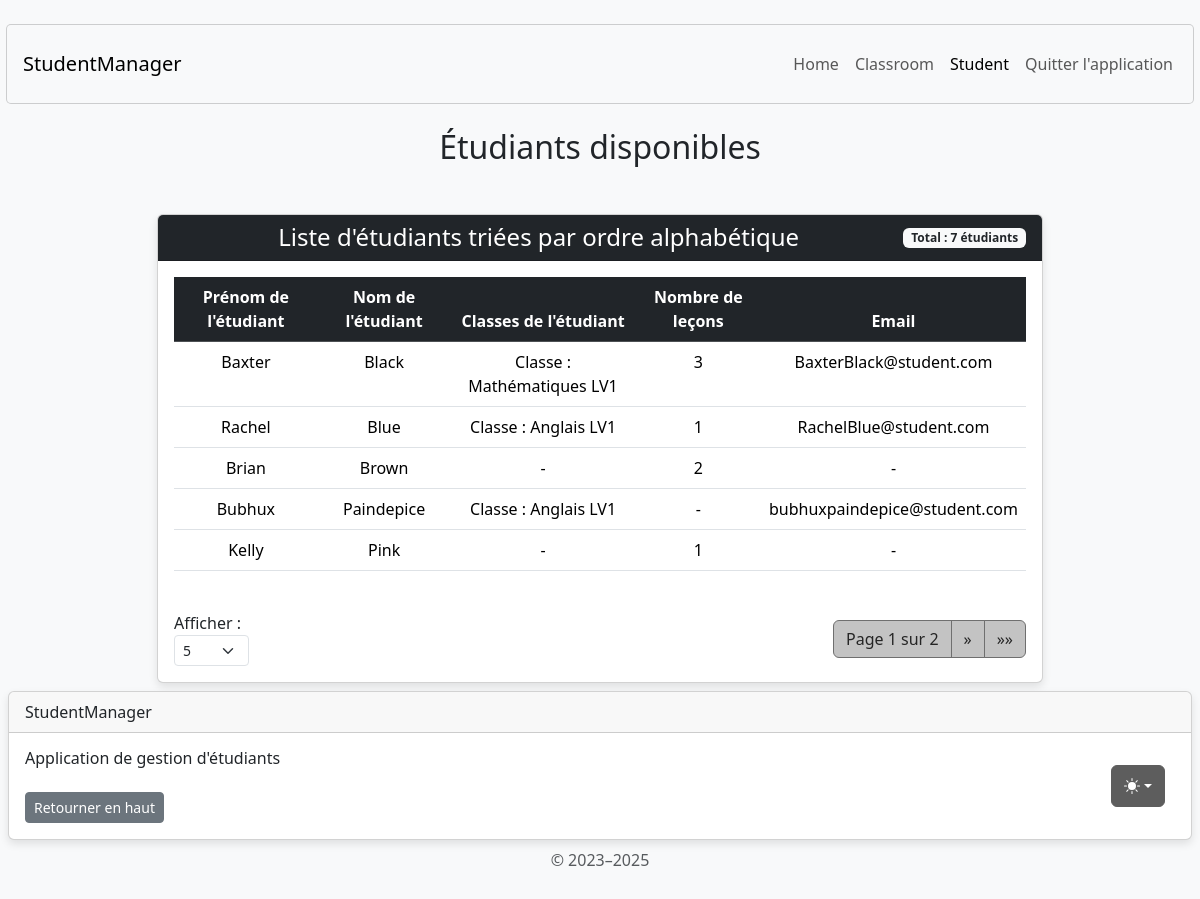
The app's page /student/display/, older data.
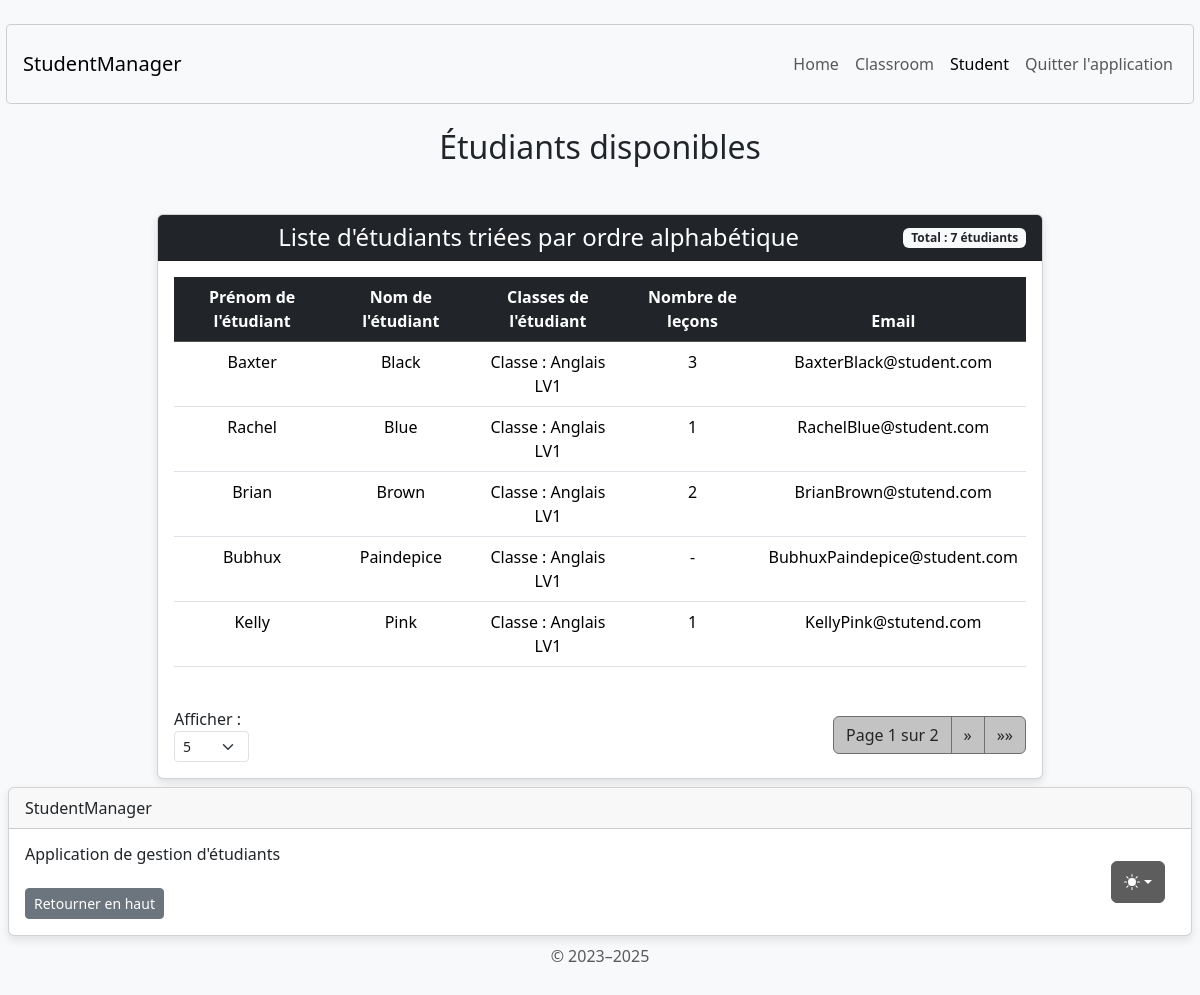
The same page, newer data.
### student/models.py (models this page shows, shortened)
class Student(AbstractUser):
    username = None
    email = models.EmailField('email address', unique=True, null=True, blank=True)
    USERNAME_FIELD = 'email'
    REQUIRED_FIELDS = []
    classroom = models.ForeignKey(
        Classroom,
        on_delete=models.SET_NULL,
        null=True,
        blank=True,
        related_name="students"
    )
    lessons = models.ManyToManyField(Lesson, through='StudentLesson', blank=True)
    groups = models.ManyToManyField(
        'auth.Group',
        blank=True,
        related_name='student_set',
        help_text='The groups this user belongs to.',
        verbose_name='groups'
    )
    user_permissions = models.ManyToManyField(
        'auth.Permission',
        blank=True,
        related_name='student_set_permissions',
        help_text='Specific permissions for this user.',
        verbose_name='user permissions'
    )

### classroom/models.py (models this page shows, shortened)
class Classroom(models.Model):
    classroom_name = models.CharField(max_length=255)
    number_of_places_available = models.PositiveIntegerField(default=0)
    def __str__(self):
        return f"Classe : {self.classroom_name}"

### student/views.py (the view)
# urls.py: path('student/display/', display_students_view, name='display_students'),
def display_students_view(request):
    try:
        items_per_page = int(request.GET.get('items_per_page', 5))
        if items_per_page not in [5, 10, 50, 100]:
            items_per_page = 5
    except (ValueError, TypeError):
        items_per_page = 5
    students = Student.objects.all() \
        .order_by('last_name', 'first_name') \
        .select_related('classroom') \
        .prefetch_related('lessons')
    paginator = Paginator(students, items_per_page)
    page_number = request.GET.get('page')
    page_obj = paginator.get_page(page_number)
    context = {
        'page_obj': page_obj,
        'students': page_obj.object_list,
        'has_students': page_obj.object_list.exists(),
        'items_per_page': items_per_page,
        'per_page_options': [5, 10, 50, 100]
    }
    return render(request, 'student/display_students.html', context)

### student/templates/student/display_students.html (shortened to what this page needs)
{% extends 'home/base.html' %}
{% load static %}
{% block content %}
<body class="d-flex align-items-center py-4 bg-body-tertiary">
    <main class="container text-center">
        <h2 class="mb-4 mt-4">Étudiants disponibles</h2>
        <div class="container mt-5">
            <div class="row justify-content-center">
                <div class="col-md-10">
                    <div class="card">
                        <div class="card-header bg-dark text-white d-flex justify-content-between align-items-center">
                            <h4 class="mb-0 flex-grow-1 text-center">Liste d'étudiants triées par ordre alphabétique</h4>
                            <span class="badge bg-light text-dark">
                                Total : {{ page_obj.paginator.count }} étudiants
                            </span>
                        </div>
                        <div class="card-body">
                            {% if has_students %}
                            <div class="table-responsive">
                                <table class="table table-hover">
                                    <thead class="table-dark">
                                        <tr>
                                            <th scope="col">Prénom de l'étudiant</th>
                                            <th scope="col">Nom de l'étudiant</th>
                                            <th scope="col">Classes de l'étudiant</th>
                                            <th scope="col">Nombre de leçons</th>
                                            <th scope="col">Email</th>
                                        </tr>
                                    </thead>
                                    <tbody>
                                        {% for student in students %}
                                        <tr>
                                            <td>{{ student.first_name }}</td>
                                            <td>{{ student.last_name }}</td>
                                            <td>
                                                {% if student.classroom %}
                                                    {{ student.classroom }}
                                                {% else %}
                                                    -
                                                {% endif %}
                                            </td>
                                            <td>
                                                {% if student.lessons.count %}
                                                    {{ student.lessons.count }}
                                                {% else %}
                                                    -
                                                {% endif %}
                                            </td>
                                            <td>
                                                {% if student.email %}
                                                    {{ student.email }}
                                                {% else %}
                                                    -
                                                {% endif %}
                                            </td>
                                        </tr>
                                        {% endfor %}
                                    </tbody>
                                </table>
                            </div>
                            <div class="pagination-container mt-4">
                                <div>
                                    <form method="GET" class="form-inline">
                                        <label for="items_per_page" class="me-2">Afficher :</label>
                                        <select name="items_per_page" id="items_per_page" class="form-select form-select-sm" onchange="this.form.submit()">
                                            {% for option in per_page_options %}
                                            <option value="{{ option }}" {% if items_per_page == option %}selected{% endif %}>{{ option }}</option>
                                            {% endfor %}
                                        </select>
                                    </form>
                                </div>
                                <nav>
                                    <ul class="pagination mb-0">
                                        <li class="page-item disabled">
                                            <span class="page-link">
                                                Page {{ page_obj.number }} sur {{ page_obj.paginator.num_pages }}
                                            </span>
                                        </li>
                                        {% if page_obj.has_next %}
                                        <li class="page-item">
                                            <a class="page-link" href="?page={{ page_obj.next_page_number }}&items_per_page={{ items_per_page }}" aria-label="Next">
                                                <span aria-hidden="true">&raquo;</span>
                                            </a>
                                        </li>
                                        <li class="page-item">
                                            <a class="page-link" href="?page={{ page_obj.paginator.num_pages }}&items_per_page={{ items_per_page }}" aria-label="Last">
                                                <span aria-hidden="true">&raquo;&raquo;</span>
                                            </a>
                                        </li>
                                        {% endif %}
                                    </ul>
                                </nav>
                            </div>
                            {% else %}
                            <div class="alert alert-info" role="alert">
                                Il n'y a pas d'étudiants à afficher.
                            </div>
                            {% endif %}
                        </div>
                    </div>
                </div>
            </div>
        </div>
    </main>
</body>
{% endblock content %}

### home/templates/home/base.html (shortened to what this page needs)
{% load static %}
<!doctype html>
<html lang="en" data-bs-theme="auto">
<head>
    <link href="/static/css/bootstrap-reboot.min.css" rel="stylesheet">
    <link rel="stylesheet" href="{% static 'css/bootstrap.css' %}">
</head>
<body>
    <nav class="navbar navbar-expand-lg bg-body-tertiary navbar-custom w-100">
        <div class="container-fluid">
            <a class="navbar-brand ms-1" href="#">StudentManager</a>
            <div class="collapse navbar-collapse justify-content-end">
                <ul class="navbar-nav">
                    <li class="nav-item">
                        <a class="nav-link {% if request.resolver_match.view_name == 'home' %}active{% endif %}" href="{% url 'home' %}">Home</a>
                    </li>
                    <li class="nav-item">
                        <a class="nav-link {% if 'classroom' in request.resolver_match.view_name %}active{% endif %}" href="{% url 'classroom_home' %}">Classroom</a>
                    </li>
                    <li class="nav-item">
                        <a class="nav-link {% if 'student' in request.resolver_match.view_name %}active{% endif %}" href="{% url 'student_home' %}">Student</a>
                    </li>
                    <li class="nav-item">
                        <a class="nav-link text-decoration-none">Quitter l'application</a>
                    </li>
                </ul>
            </div>
        </div>
    </nav>
    <main class="container text-center">
        {% block content %}
        {% endblock %}
    </main>
    <footer class="footer mt-auto pt-2 negative-mb w-100 text-light py-3">
        <div class="card card-sm mx-2">
            <div class="card-header">StudentManager</div>
            <div class="card-body">
                <h5 class="card-title fs-6">Application de gestion d'étudiants</h5>
                <a href="#" class="btn btn-secondary btn-sm mt-3">Retourner en haut</a>
                <div class="dropdown bd-mode-toggle me-4 custom-mb">
                    <button class="btn btn-bd-primary py-2 dropdown-toggle d-flex align-items-center"
                            id="bd-theme"
                            type="button"
                            aria-expanded="false"
                            data-bs-toggle="dropdown"
                            aria-label="Toggle theme (auto)">
                    <svg class="bi my-1 theme-icon-active" width="1em" height="1em"><use href="#circle-half"></use></svg>
                  </button>
                </div>
            </div>
        </div>
        <div class="centered">
            <p class="mt-2 mb-3 text-body-secondary">&copy; 2023–2025</p>
        </div>
    </footer>
</body>
</html>

### home/templates/home/base.html (style rules this page uses)
.navbar-custom { height: 80px; border-radius: 5px; width: 99% !important; border: var(--bs-card-border-width) solid var(--bs-card-border-color); --bs-card-border-width: var(--bs-border-width); --bs-card-border-color: var(--bs-border-color-translucent); }
.bi { vertical-align: -.125em; fill: currentColor; }
.btn-bd-primary { --bd-bg: #5d5d5d; --bs-btn-font-weight: 600; --bs-btn-color: var(--bs-white); --bs-btn-bg: var(--bd-bg); --bs-btn-border-color: var(--bd-bg); --bs-btn-hover-color: var(--bs-white); --bs-btn-hover-bg: #4a4a4a; --bs-btn-hover-border-color: #7e7e7e; --bs-btn-focus-shadow-rgb: var(--bd-violet-rgb); --bs-btn-active-color: var(--bs-btn-hover-color); --bs-btn-active-bg: #474646; --bs-btn-active-border-color: #474646; }
.bd-mode-toggle { position: absolute; right: 0.1rem; bottom: -3rem; }
.custom-mb { margin-bottom: 5rem !important; }
.centered { display: flex; justify-content: center; align-items: center; }
.negative-mb { margin-bottom: -3rem; }
body { display: flex; flex-direction: column; min-height: 100vh; }
main { flex: 1; }

### student/templates/student/display_students.html (style rules this page uses)
.card { box-shadow: 0 4px 8px rgba(0, 0, 0, 0.1); }
.pagination .page-item .page-link { color: #252525; background-color: #c3c3c3; border-color: #6f6f6f; transition: all 0.3s ease; outline: none !important; box-shadow: none !important; }
.pagination .page-item.disabled .page-link { background-color: #c3c3c3; border-color: #6f6f6f; color: #252525; }
.pagination-container { display: flex; justify-content: space-between; align-items: center; flex-wrap: wrap; }

Row changes from the older to the newer data that the page shows:
changed Student "Baxter": classroom "Classe : Mathématiques LV1" → "Classe : Anglais LV1"
changed Student "Brian": classroom (not shown) → "Classe : Anglais LV1"; email (not shown) → "BrianBrown@stutend.com"; no longer shows "-"
changed Student "Bubhux": email "bubhuxpaindepice@student.com" → "BubhuxPaindepice@student.com"
changed Student "Kelly": classroom (not shown) → "Classe : Anglais LV1"; email (not shown) → "KellyPink@stutend.com"; no longer shows "-"
